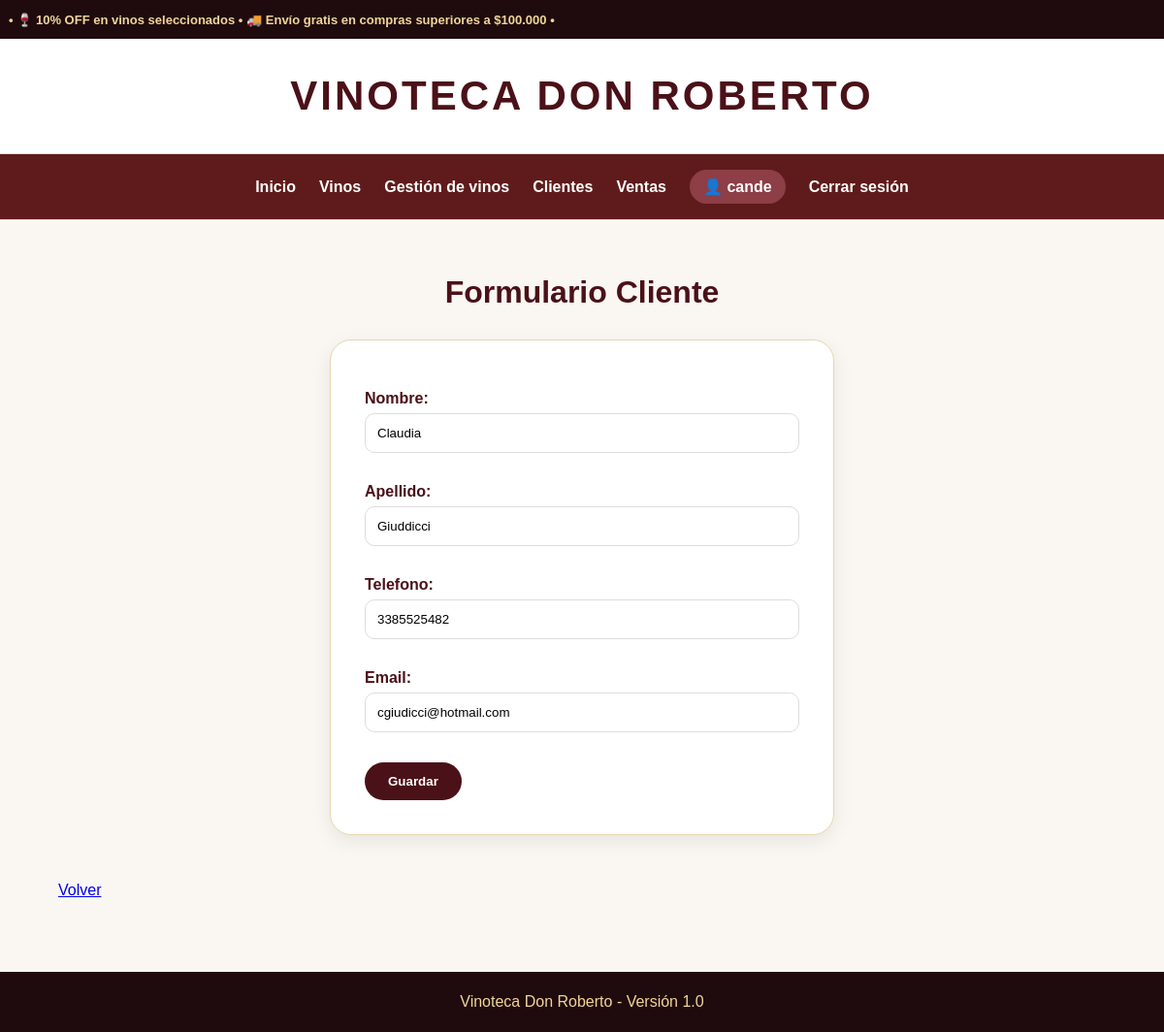
The app's page /clientes/editar/3/ (signed in) with its own data.
### usuarios/models.py (models this page shows)
class Usuario(AbstractUser):
    pass

### gestion/models.py (models this page shows, shortened)
class Cliente(models.Model):
    nombre = models.CharField(max_length=100)
    apellido = models.CharField(max_length=100)
    telefono = models.CharField(max_length=50)
    email = models.EmailField()

### gestion/views.py (the view)
@permission_required("gestion.change_cliente", login_url="login", raise_exception=True)
def cliente_editar(request, id):
    cliente = get_object_or_404(Cliente, id=id)
    if request.method == "POST":
        form = ClienteForm(request.POST, instance=cliente)
        if form.is_valid():
            form.save()
            return redirect("cliente_listar")
    else:
        form = ClienteForm(instance=cliente)
    return render(request, "gestion/cliente_form.html", {"form": form})

### gestion/forms.py
class ClienteForm(forms.ModelForm):
    class Meta:
        model = Cliente
        fields = [
            "nombre",
            "apellido",
            "telefono",
            "email",
        ]

### gestion/context_processors.py (called while the page is built)
def datos_sistema(request):
    return {
        "nombre_sistema": "Vinoteca Don Roberto ",
        "version": "1.0",
    }

### templates/gestion/cliente_form.html (shortened to what this page needs)
{% extends 'base.html' %}
{% block body %}
<h1>Formulario Cliente</h1>
<form method="post">
    {{ form.as_p }}
    <button type="submit">
        Guardar
    </button>
</form>
<br>
<a href="{% url 'cliente_listar' %}">
    Volver
</a>
{% endblock %}

### templates/base.html (shortened to what this page needs)
{% load static %}
<!DOCTYPE html>
<html lang="es">
<head>
    <link rel="stylesheet" href="{% static 'gestion/styles.css' %}">
</head>
<body>
<div class="topbar">
    <div class="topbar-track">
        <span>
            • 🍷 10% OFF en vinos seleccionados • 🚚 Envío gratis en compras superiores a $100.000 •
        </span>
    </div>
</div>
<header class="header">
    <h1>{{ nombre_sistema }}</h1>
</header>
<nav class="navbar">
    <a href="{% url 'home' %}">Inicio</a>
    <a href="{% url 'vinos_disponibles' %}">
        Vinos
    </a>
    {% if user.is_authenticated %}
        {% if perms.gestion.view_vino %}
            <a href="{% url 'vino_listar' %}">
                Gestión de vinos
            </a>
        {% endif %}
        {% if perms.gestion.view_cliente %}
            <a href="{% url 'cliente_listar' %}">
                Clientes
            </a>
        {% endif %}
        {% if perms.gestion.view_venta %}
            <a href="{% url 'venta_listar' %}">
                Ventas
            </a>
        {% endif %}
        <span class="usuario">
            👤 {{ user.username }}
        </span>
        <a href="{% url 'logout' %}">
            Cerrar sesión
        </a>
    {% endif %}
</nav>
<main class="contenedor">
    {% block body %}
    {% endblock %}
</main>
<footer class="footer">
    {{ nombre_sistema }} - Versión {{ version }}
</footer>
</body>
</html>

### gestion/static/gestion/styles.css (style rules this page uses)
* { box-sizing:border-box; }
body { margin:0; font-family: Arial, Helvetica, sans-serif; background:#faf7f3; color:#2b1d1d; }
.topbar { background:#1f0b0d; color:#f1d59b; text-align:center; padding:9px; font-size:13px; }
.header { background:white; text-align:center; padding:35px 20px; border-bottom:1px solid #ead6b1; }
.header h1 { margin:0; color:#4b1118; font-size:42px; letter-spacing:3px; text-transform:uppercase; }
.navbar { background:rgb(95, 27, 27); padding:16px; display:flex; justify-content:center; align-items:center; gap:24px; flex-wrap:wrap; border-bottom:1px solid #ead6b1; position:sticky; top:0; z-index:10; }
.navbar a { color:#ffffff; text-decoration:none; font-weight:bold; }
.usuario { background:#8d3e47; color:white; padding:8px 14px; border-radius:20px; font-weight:bold; }
.contenedor { width:90%; max-width:1180px; margin:auto; padding:35px 0; }
h1, .seccion-titulo { text-align:center; color:#4b1118; }
form { max-width:520px; margin:30px auto; background:white; padding:35px; border-radius:22px; box-shadow:0 6px 20px rgba(0,0,0,.08); border:1px solid #ead6b1; }
form label { font-weight:bold; color:#4b1118; }
form input, form select { width:100%; padding:12px; border-radius:10px; border:1px solid #ddd; margin-top:6px; margin-bottom:15px; }
button { background:#4b1118; color:white; border:none; padding:12px 24px; border-radius:25px; font-weight:bold; }
.footer { background:#1f0b0d; color:#f1d59b; text-align:center; padding:22px; margin-top:40px; }
.topbar { background:#1f0b0d; color:#f1d59b; overflow:hidden; height:40px; display:flex; align-items:center; }
.topbar-track { display:flex; width:max-content; animation: scrollPromo 8s linear infinite; }
.topbar-track span { white-space:nowrap; padding-right:80px; font-weight:bold; }

### records on screen
Usuario: username "cande"
Cliente: nombre "Claudia", apellido "Giuddicci", telefono "3385525482", email "cgiudicci@hotmail.com"

### other values on screen
{{ nombre_sistema }} "VINOTECA DON ROBERTO"
{{ nombre_sistema }} "Vinoteca Don Roberto"
{{ version }} "1.0"
